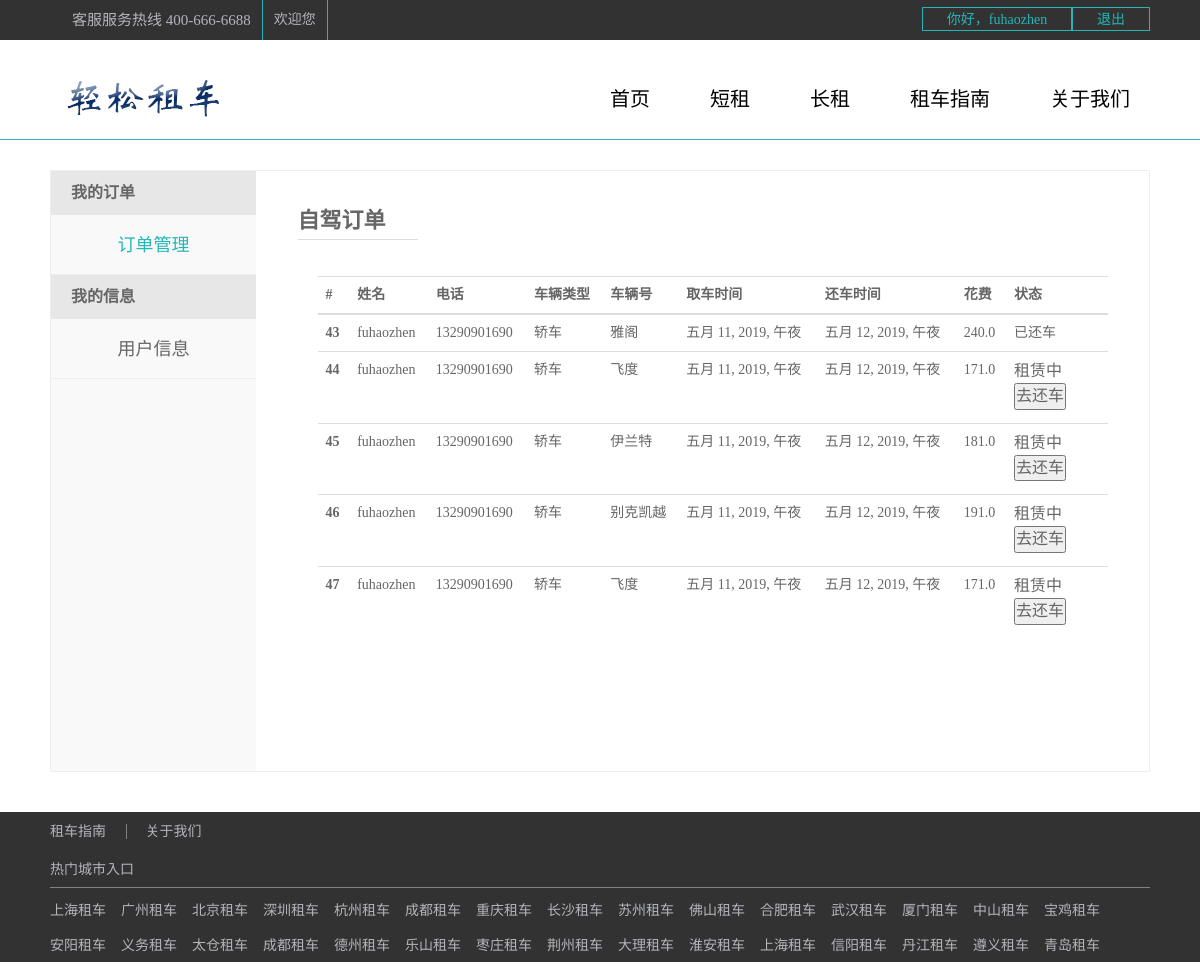
The app's page /cars/dingdan/ (signed in) with its own data.
### cars/models.py (models this page shows)
class Order(models.Model):
    o_uid = models.ForeignKey(User, on_delete=models.CASCADE)
    customerName = models.CharField(max_length=20)
    customerTel = models.CharField(max_length=50)
    o_cid = models.ForeignKey(Car, on_delete=models.CASCADE)
    typeNo = models.CharField(max_length=20)
    creatDate = models.DateTimeField(auto_now_add=False)
    returnDate = models.DateTimeField(auto_now_add=False)
    otime = models.IntegerField(default=0)
    ocost = models.FloatField()
    choice = ((u'T', u'已还车'), (u'F', u'租赁中'),)
    is_return = models.CharField(choices=choice, max_length=20, default='F')

class Car(models.Model):
    ctype = models.CharField(default="轿车", max_length=20)
    typeNo = models.CharField(max_length=20)
    carnum = models.IntegerField(default=100)
    picture = models.FileField(null=True, upload_to="./static/media/")
    color = models.CharField(max_length=20)
    drentprice = models.FloatField()
    description = models.CharField(max_length=50, default="//5座 自动/1.5L")
    def __str__(self):
        return self.ctype

### cars/views.py (the view)
def dingdan(request):
        user = request.session.get("username")
        user1 = User.objects.get(username=user)
        order1 = user1.order_set.all()
        length = len(order1)
        return render(request, 'cars/dingdan.html', {"username": user, "order1": order1, "length": length})

### templates/cars/dingdan.html (shortened to what this page needs)
<!DOCTYPE html>
<html>
	<head>
		<link rel="stylesheet" type="text/css" href="/static/js/bootstrap-3.3.7-dist/css/bootstrap.css"/>
	</head>
	<body>
		<div class="top">
			<div class="content">
				<div class="fl">
					<ul class="flu">
						<li>
							<span class="kefu">客服服务热线 400-666-6688</span>
						</li>
						<li>
							<span>欢迎您</span>
						</li>
					</ul>
				</div>
				<div class="fr">
					{% if  not username %}
						<a href="{% url 'cars:user_login' %}">登录</a>
						<a href="{% url 'cars:user_register' %}">注册</a>
					{% else %}
						<a href="{% url 'cars:me' %}" style="width: 150px;">你好，{{username}}</a>
						<a href="{% url 'cars:log_out' %}">退出</a>
					{% endif %}
				</div>
			</div>
		</div>
		<div class="nav">
			<div class="s1_content">
				<img src="/static/images/商标.png" alt>
				<div class="menu">
					<ul>
						<li><a href="{% url 'cars:index' %}">首页</a></li>
						<li><a href="{% url 'cars:short' %}">短租</a></li>
						<li><a href="{% url 'cars:long' %}">长租</a></li>
						<li><a href="{% url 'cars:guide' %}">租车指南</a></li>
						<li style="margin-right: 20px;"><a href="{% url 'cars:guide' %}">关于我们</a></li>
					</ul>
				</div>
			</div>
		</div>
		<div class="about_content">
			<div class="about_left">
				<dt>我的订单</dt>
					<dd>
						<a href="{% url 'cars:dingdan' %}" class="ck" style="color:#23B7B7; ">订单管理</a>
					</dd>
				<dt>我的信息</dt>
					<dd>
						<a href="{%url 'cars:me' %}" class="user">用户信息</a>
					</dd>
			</div>
			<div class="about_right">
				<div class="right_top">
					<div class="zijia">自驾订单</div>
				</div>
				<div class="right_bottom">
					{% if length > 0 %}
							<table class="table table-hover">
									<tr>
									  <th scope="col">#</th>
									  <th scope="col">姓名</th>
									  <th scope="col">电话</th>
									  <th scope="col">车辆类型</th>
										<th scope="col">车辆号</th>
									  <th scope="col">取车时间</th>
									  <th scope="col">还车时间</th>
										<th scope="col">花费</th>
										<th scope="col">状态</th>
									</tr>
								  <tbody>
								  {% for i in order1 %}
									<tr>
									  <th scope="row">{{i.id}}</th>
									  <td>{{username}}</td>
									  <td>{{i.customerTel}}</td>
									  <td>{{i.o_cid}}</td>
									  <td>{{i.typeNo}}</td>
									  <td>{{i.creatDate}}</td>
									  <td>{{i.returnDate}}</td>
									  <td>{{i.ocost}}</td>
										<td >
											{% ifequal i.is_return 'T' %}
												已还车
											{% endifequal %}
											{% ifequal i.is_return 'F' %}
												<span class="jieguo" style="width: 80px;">租赁中 <button class="return" name="returncar">去还车</button></span>
											{% endifequal %}
										</td>
									</tr>
								  {% endfor %}
								  </tbody>
							</table>
					{% endif %}
				</div>
			</div>
		</div>
		<div class="s1_footer">
			<div class="s1_footer_top">
				<div class="s1_content">
					<div class="s1_top">
							<span style="border-right: 1px solid gray; padding-right: 20px;"><a href="{% url 'cars:guide' %}" style="color: #b4b5ba; text-decoration: none;">租车指南</a></span>
							<span><a href="{% url 'cars:about' %}" style="color: #b4b5ba;text-decoration: none;">关于我们</a></span>
					</div>
					<div class="clear"></div>
					<div class="s1_lian_jie">
						<h5 style="color: #b4b5ba;">热门城市入口</h5>
						<ul>
							<li><a href="#">上海租车</a></li>
							<li><a href="#">广州租车</a></li>
							<li><a href="#">北京租车</a></li>
							<li><a href="#">深圳租车</a></li>
							<li><a href="#">杭州租车</a></li>
							<li><a href="#">成都租车</a></li>
							<li><a href="#">重庆租车</a></li>
							<li><a href="#">长沙租车</a></li>
							<li><a href="#">苏州租车</a></li>
							<li><a href="#">佛山租车</a></li>
							<li><a href="#">合肥租车</a></li>
							<li><a href="#">武汉租车</a></li>
							<li><a href="#">厦门租车</a></li>
							<li><a href="#">中山租车</a></li>
							<li><a href="#">宝鸡租车</a></li>
							<li><a href="#">安阳租车</a></li>
							<li><a href="#">义务租车</a></li>
							<li><a href="#">太仓租车</a></li>
							<li><a href="#">成都租车</a></li>
							<li><a href="#">德州租车</a></li>
							<li><a href="#">乐山租车</a></li>
							<li><a href="#">枣庄租车</a></li>
							<li><a href="#">荆州租车</a></li>
							<li><a href="#">大理租车</a></li>
							<li><a href="#">淮安租车</a></li>
							<li><a href="#">上海租车</a></li>
							<li><a href="#">信阳租车</a></li>
							<li><a href="#">丹江租车</a></li>
							<li><a href="#">遵义租车</a></li>
							<li><a href="#">青岛租车</a></li>
						</ul>
					</div>
				</div>
			</div>
		</div>
	</body>
</html>

### templates/cars/dingdan.html (style rules this page uses)
* { margin:0px; padding:0px; }
div { display: block; }
body { font-family: "微软雅黑"; font-size:14px; color: #666; }
div.top { height:40px; background-color:#323232; line-height:40px; }
span.kefu { float: left; font-size: 15px; margin-left:11px; }
div.content { width:1100px; margin:0 auto; }
ul.flu { float: left; }
ul.flu>li { list-style: none; float:left; margin-left:11px; padding-right:11px; border-right:1px solid #23B7B7; }
ul.flu>li span { display: block; text-decoration: none; color:#b4b5ba; }
div.top .fr { float:right; }
div.top .fr a { width:78px; height:24px; display: block; border:1px solid #23B7B7; float: left; line-height: 24px; text-align: center; margin-top:7px; text-decoration: none; color:#23B7B7; }
div.nav { height:100px; background-color:#fff; border-bottom:1px solid #23B7B7; }
div.s1_content img { margin-top: 20px; }
div.s1_content { width:1100px; margin: 0 auto; clear:both; }
div.menu { float:right; height:100px; }
div.menu ul li { float:left; list-style: none; padding-top: 34px; color:#666666; text-align: center; line-height: 30px; margin-right: 60px; }
div.menu ul li a { text-decoration: none; color:#000; font-size:20px; }
div.about_content { width: 1100px; margin: 0 auto; overflow: hidden; background: #fff; margin-top: 30px; margin-bottom: 40px; border: 1px solid #eee; }
div.about_left { width: 205px; overflow: hidden; float: left; background: #f9f9f9; min-height: 600px; }
div.about_left a { display: block; width: 205px; height: 60px; border-bottom: 1px solid #eeeeee; font-size: 18px; text-align: center; line-height: 60px; text-decoration: none; color: #666; }
div.about_left dt { padding: 10px 20px; font-size: 16px; background-color: #E7E7E7; font-weight: 700; line-height: 1.5; display: block; }
div.about_right { width: 879px; overflow: hidden; min-height: 410px; margin: auto; }
div.right_top { width: 810px; height: 35px; margin: auto; position: relative; margin-top: 20px; }
div.zijia { padding-right: 20px; height: 38px; background: #fff; line-height: 38px; color: #666; font-size: 22px; font-weight: bold; position: absolute; top: 11px; width:120px ; border-bottom:1px solid #ddd; }
div.right_bottom { width: 810px; overflow: hidden; margin: auto; padding: 50px 0 50px 20px; }
div.right_bottom span { display: block; width: 250px; margin: 0; padding-bottom: 5px; font-size: 16px; }
div.s1_footer { height: 150px; width: 100%; background: #323232; }
div.s1_top { padding-top: 10px; margin-bottom: 10px; }
div.clear { clear: both; overflow: hidden; height: 1px; margin-top: -1px; font-size: 0; }
div.s1_lian_jie ul { height: 80px; border-top: 1px solid gray; overflow: hidden; margin-top: 10px; margin-bottom: 0px; }
div.s1_lian_jie ul li { list-style: none; float: left; margin-right: 15px; line-height: 25px; margin-top: 10px; }
div.s1_lian_jie ul li a { color: #b4b5ba; text-decoration: none; }
div.s1_top span { margin-right: 15px; }

### records on screen
Order: id "43", username "fuhaozhen", customerTel "13290901690", o_cid "轿车", typeNo "雅阁", creatDate "五月 11, 2019, 午夜", returnDate "五月 12, 2019, 午夜", ocost "240.0"
Order: id "44", username "fuhaozhen", customerTel "13290901690", o_cid "轿车", typeNo "飞度", creatDate "五月 11, 2019, 午夜", returnDate "五月 12, 2019, 午夜", ocost "171.0"
Order: id "45", username "fuhaozhen", customerTel "13290901690", o_cid "轿车", typeNo "伊兰特", creatDate "五月 11, 2019, 午夜", returnDate "五月 12, 2019, 午夜", ocost "181.0"
Order: id "46", username "fuhaozhen", customerTel "13290901690", o_cid "轿车", typeNo "别克凯越", creatDate "五月 11, 2019, 午夜", returnDate "五月 12, 2019, 午夜", ocost "191.0"
Order: id "47", username "fuhaozhen", customerTel "13290901690", o_cid "轿车", typeNo "飞度", creatDate "五月 11, 2019, 午夜", returnDate "五月 12, 2019, 午夜", ocost "171.0"

### other values on screen
{{ username }} "fuhaozhen"
